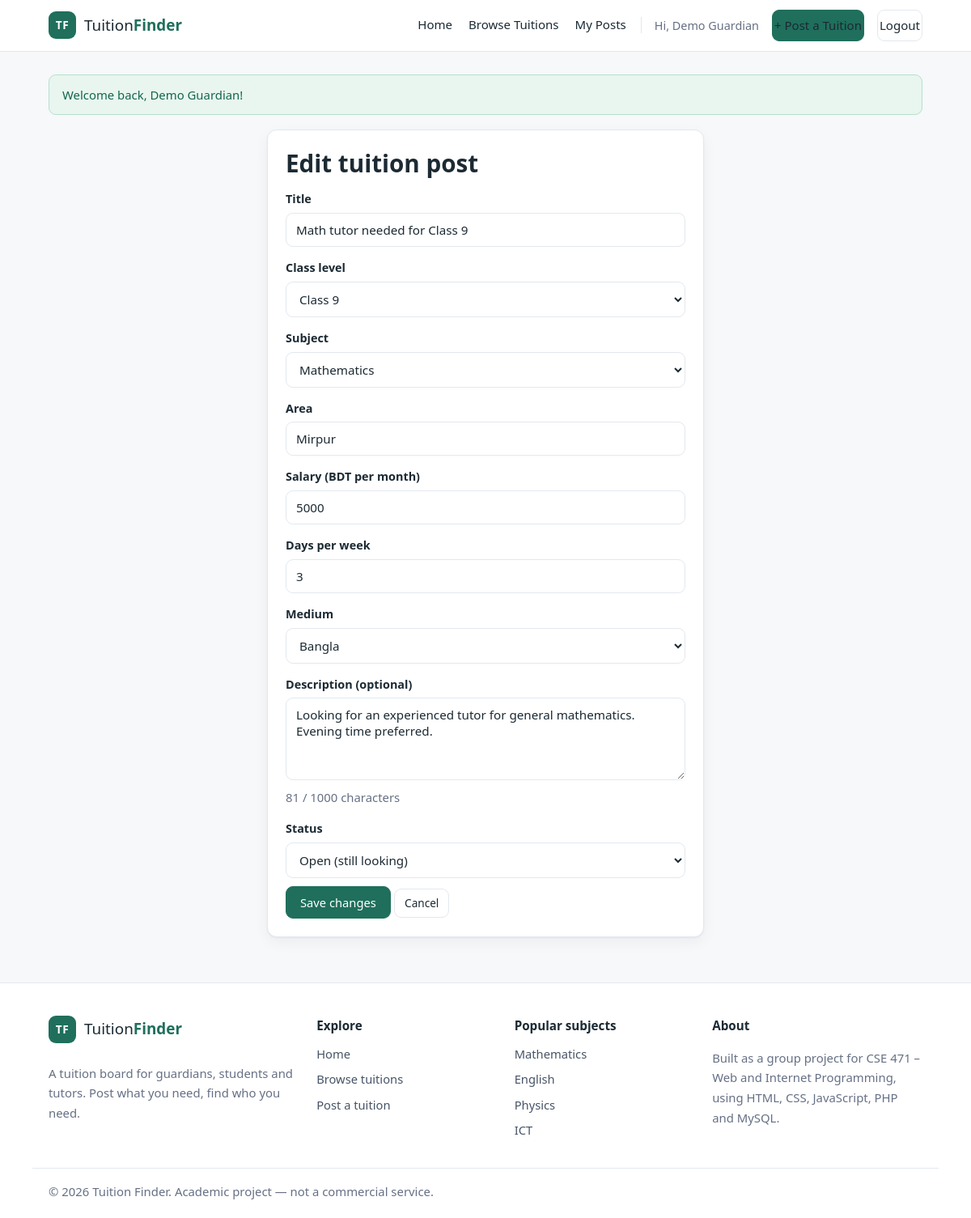
Screenshot of /post_edit.php?id=1 (signed in) with the database file from the repository.
### tables this page shows
CREATE TABLE tuition_posts (
    post_id      INT AUTO_INCREMENT PRIMARY KEY,
    posted_by    INT            NOT NULL,
    title        VARCHAR(150)   NOT NULL,
    class_level  VARCHAR(50)    NOT NULL,
    subject      VARCHAR(100)   NOT NULL,
    area         VARCHAR(100)   NOT NULL,
    salary       INT            NOT NULL,
    days_per_week TINYINT       NOT NULL,
    medium       ENUM('Bangla','English','Both') NOT NULL DEFAULT 'Bangla',
    description  TEXT           NULL,
    status       ENUM('open','closed') NOT NULL DEFAULT 'open',
    created_at   TIMESTAMP      NOT NULL DEFAULT CURRENT_TIMESTAMP,
    CONSTRAINT fk_post_user
        FOREIGN KEY (posted_by) REFERENCES users(user_id)
        ON DELETE CASCADE,
    INDEX idx_subject (subject),
    INDEX idx_area (area),
    INDEX idx_class (class_level)
);

### includes/post_form_fields.php (the view, shortened to what this page needs)
<label for="title">Title</label>
<input type="text" id="title" name="title" value="<?= e($old['title']) ?>"
       placeholder="Math tutor needed for Class 9" required>
<label for="class_level">Class level</label>
<select id="class_level" name="class_level" required>
    <?php foreach (CLASS_LEVELS as $option): ?>
        <option value="<?= e($option) ?>" <?= $old['class_level'] === $option ? 'selected' : '' ?>><?= e($option) ?></option>
    <?php endforeach; ?>
</select>
<label for="subject">Subject</label>
<select id="subject" name="subject" required>
    <?php foreach (SUBJECTS as $option): ?>
        <option value="<?= e($option) ?>" <?= $old['subject'] === $option ? 'selected' : '' ?>><?= e($option) ?></option>
    <?php endforeach; ?>
</select>
<label for="area">Area</label>
<input type="text" id="area" name="area" value="<?= e($old['area']) ?>"
       placeholder="Mirpur, Dhaka" required>
<label for="salary">Salary (BDT per month)</label>
<input type="number" id="salary" name="salary" min="500" max="100000" step="100"
       value="<?= e($old['salary']) ?>" required>
<label for="days_per_week">Days per week</label>
<input type="number" id="days_per_week" name="days_per_week" min="1" max="7"
       value="<?= e($old['days_per_week']) ?>" required>
<label for="medium">Medium</label>
<select id="medium" name="medium" required>
    <?php foreach (MEDIUMS as $option): ?>
        <option value="<?= e($option) ?>" <?= $old['medium'] === $option ? 'selected' : '' ?>><?= e($option) ?></option>
    <?php endforeach; ?>
</select>
<label for="description">Description (optional)</label>
<textarea id="description" name="description" rows="4"
          placeholder="Timing, expectations, tutor preference..."><?= e($old['description']) ?></textarea>

### post_edit.php (shortened to what this page needs)
<?php
require_once __DIR__ . '/includes/functions.php';
$id = (int) (($_SERVER['REQUEST_METHOD'] === 'POST') ? post_str('id') : get_str('id'));
$stmt = $conn->prepare('SELECT * FROM tuition_posts WHERE post_id = ?');
$stmt->bind_param('i', $id);
$stmt->execute();
$post = $stmt->get_result()->fetch_assoc();
$old = [
    'title'         => $post['title'],
    'class_level'   => $post['class_level'],
    'subject'       => $post['subject'],
    'area'          => $post['area'],
    'salary'        => (string) $post['salary'],
    'days_per_week' => (string) $post['days_per_week'],
    'medium'        => $post['medium'],
    'description'   => (string) $post['description'],
];
$status = $post['status'];
require_once __DIR__ . '/includes/header.php';
?>
<div class="card form-card">
    <h1>Edit tuition post</h1>
    <form method="post" action="post_edit.php" novalidate data-validate="post">
        <?php include __DIR__ . '/includes/post_form_fields.php'; ?>
        <label for="status">Status</label>
        <select id="status" name="status" required>
            <option value="open" <?= $status === 'open' ? 'selected' : '' ?>>Open (still looking)</option>
        </select>
        <button type="submit" class="btn btn-primary">Save changes</button>
        <a class="btn btn-small" href="my_posts.php">Cancel</a>
    </form>
</div>
<?php require_once __DIR__ . '/includes/footer.php'; ?>

### assets/css/style.css (style rules this page uses)
:root { --brand: #1f6f5c; --brand-dark: #16523f; --brand-light: #e8f6ef; --accent: #e4a11b; --text: #1c2a33; --muted: #667085; --line: #e3e8ef; --bg: #f6f8fa; --card: #ffffff; --danger: #c0392b; --radius: 12px; --shadow: 0 1px 2px rgba(16, 24, 40, .05), 0 6px 18px rgba(16, 24, 40, .05); --shadow-hover: 0 4px 10px rgba(16, 24, 40, .07), 0 14px 32px rgba(16, 24, 40, .09); }
* { box-sizing: border-box; }
body { margin: 0; font-family: "Segoe UI", Tahoma, Arial, sans-serif; background: var(--bg); color: var(--text); line-height: 1.65; -webkit-font-smoothing: antialiased; }
a { color: var(--brand); }
h1 { font-size: 1.85rem; margin: 0 0 14px; line-height: 1.25; }
.card { background: var(--card); border: 1px solid var(--line); border-radius: var(--radius); padding: 22px; box-shadow: var(--shadow); }
.form-card { max-width: 540px; margin: 0 auto; }
label { display: block; margin: 14px 0 5px; font-weight: 600; font-size: .9rem; }
input[type="text"], input[type="email"], input[type="password"], input[type="number"], select, textarea { width: 100%; padding: 10px 12px; border: 1px solid var(--line); border-radius: 9px; font-size: .95rem; font-family: inherit; color: var(--text); background: #fff; }
.btn { display: inline-block; padding: 9px 17px; border: 1px solid var(--line); border-radius: 9px; background: #fff; color: var(--text); font-size: .92rem; font-family: inherit; text-decoration: none; cursor: pointer; margin-top: 10px; transition: background .15s, color .15s, border-color .15s; }
.btn-primary { background: var(--brand); border-color: var(--brand); color: #fff; }
.btn-small { padding: 6px 12px; font-size: .85rem; }

### rows the page displays
tuition_posts: title "Math tutor needed for Class 9", area "Mirpur", salary "5000", days_per_week "3", description "Looking for an experienced tutor for general mathematics. Evening time preferred.", status "Open (still looking)"

### other values shown
$_SESSION['full_name'] "Demo Guardian"
$flash['message'] "Welcome back, Demo Guardian!"
form field class_level "Class 9"
form field subject "Mathematics"
form field medium "Bangla"
